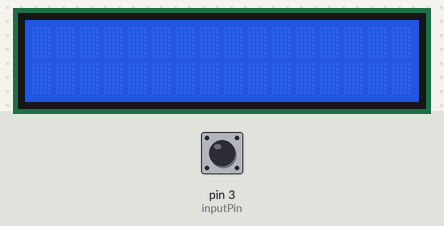
Bench run of a sketch on a simulated Arduino Uno, built with avr-gcc and run on an emulated ATmega328P. Parts: 16×2 character LCD. Inputs (shaded band) come from the test bench; at power-on: pin 3 (inputPin) HIGH.

Above: at 1.2 s.
1.3 s: pin 3 (inputPin) pulled LOW for 0.15 s
At 1.8 s:
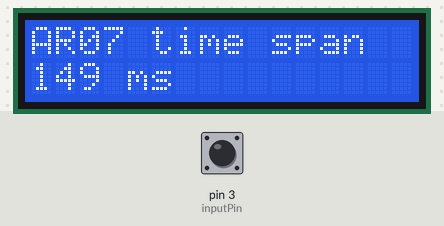
3.0 s: pin 3 (inputPin) pulled LOW for 1 s
At 4.4 s:
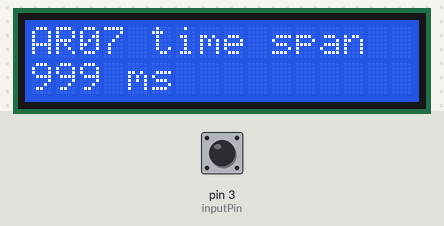
5.6 s: pin 3 (inputPin) pulled LOW for 1 s
At 7.6 s:
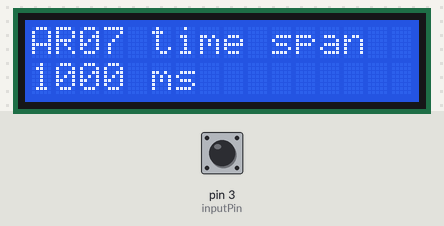
8.2 s: pin 3 (inputPin) pulled LOW for 3.2 s
At 12.5 s:
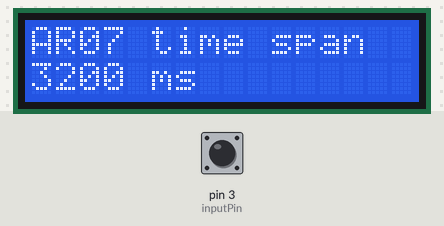
Timing chart, 0 to 14.0 s (numbered marks = the images above; inputs shaded):
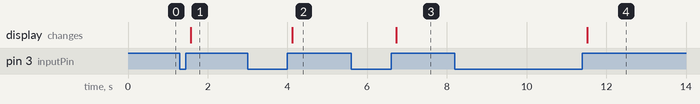

Measured:
- after the input at 1.3 s, the display: changes after 0.27 s (image 1)
- after the input at 3.0 s, the display: changes after 1.1 s (image 2)
- after the input at 5.6 s, the display: changes after 1.1 s (image 3)
- after the input at 8.2 s, the display: changes after 3.3 s (image 4)

The sketch:

ex_5_3_start.ino
```cpp
/*
 예제 5.3
 디지털 신호 입력 시간 측정하기
 */
#include <Wire.h>

#include <LiquidCrystal_I2C.h>

LiquidCrystal_I2C lcd(0x27,16,2);
// 2번핀을 스위치 입력으로 설정
const int inputPin = 3;

// 현재의 시간을 저장하기 위한 변수
long startTime = 0;
// 실제 스위치가 눌린 후 지연되는 시간
long swCountTimer = 0;

void setup() {
  // 스위치 입력을 위하여 2번핀을 입력으로 설정하고 풀업시킨다
  pinMode(inputPin, INPUT_PULLUP);
  // 시리얼 통신을 설정한다
  Serial.begin(9600);
  lcd.init();
  lcd.clear();
  lcd.backlight();
}

void loop(){
  // 스위치 입력이 발생하였을 경우 실행
  if(digitalRead(inputPin) == LOW){
    // 현재의 시간을 startTime 변수에 넣는다.
    startTime = millis();
    // 스위치가 입력되는 동안 지연시킨다.
    while(digitalRead(inputPin) == LOW);
    // swCountTimer 변수에 스위치가 눌려진 시간을 넣는다.
    // 여기까지 측정된 시간에서 앞서 저장한 시간이 스위치가 눌려진 시간이 된다
    swCountTimer = millis() - startTime;
    // 시리얼 통신으로 값을 출력한다.
      delay(100);

      lcd.clear();
      lcd.setCursor(0,0);
      lcd.print("AR07 time span");
      lcd.setCursor(0,1);
      lcd.print(swCountTimer);
      lcd.print(" ms");
  };
}
```
